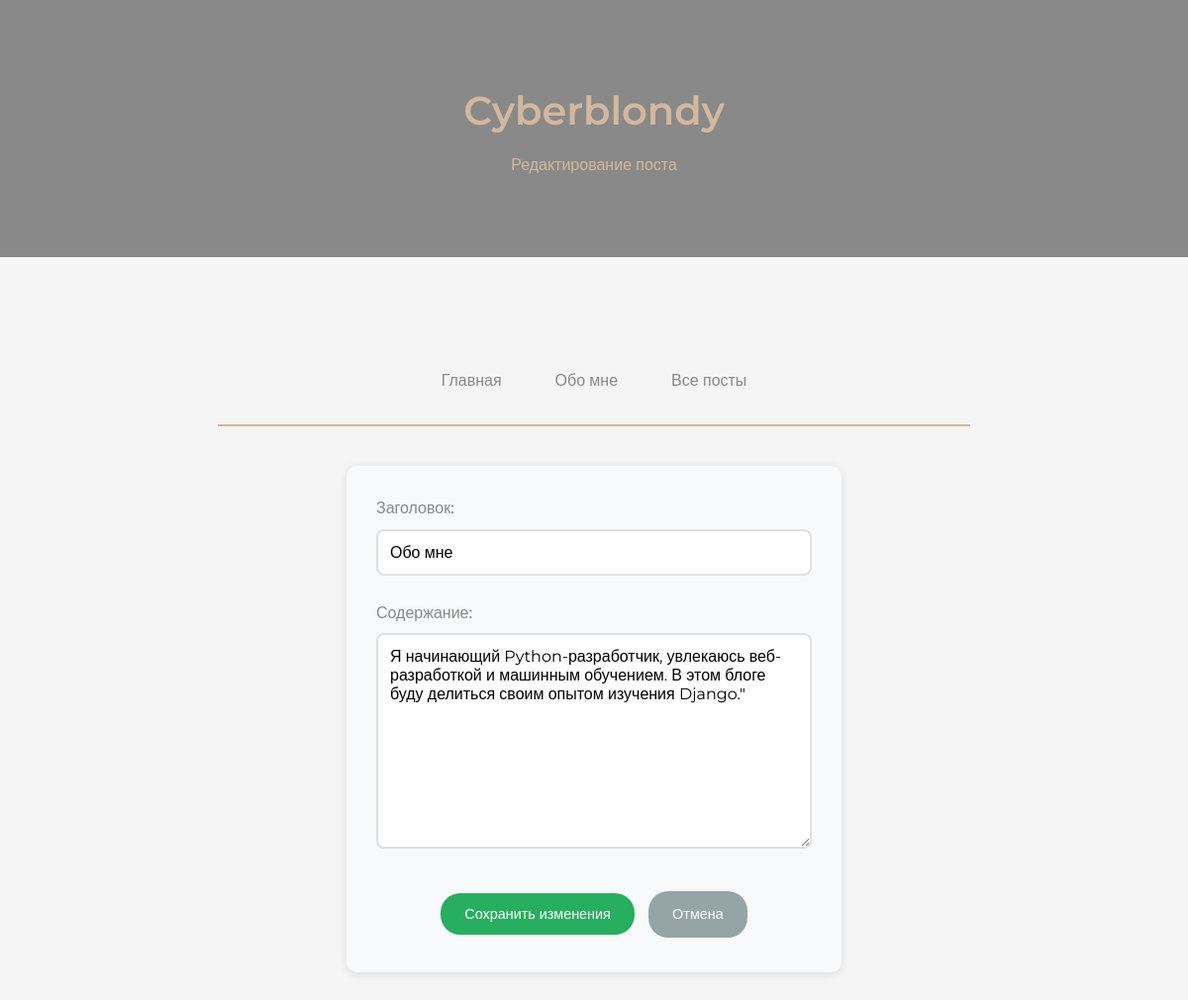
The app's page /posts/5/edit/ (signed in) with its own data.
### blog/models.py (models this page shows, shortened)
class Post(models.Model):
    title = models.CharField(max_length=100, verbose_name='Заголовок')
    content = models.TextField(verbose_name='Содержание')
    created_at = models.DateTimeField(default=timezone.now, verbose_name='Дата создания')
    author = models.ForeignKey(User, on_delete=models.CASCADE, verbose_name='Автор')
    class Meta:
        verbose_name = 'Пост'
        verbose_name_plural = 'Посты'
        ordering = ['-created_at']

### blog/views.py (the view)
# urls.py: path('posts/<int:pk>/edit/', PostUpdateView.as_view(), name='post_edit'),
class PostUpdateView(LoginRequiredMixin, UserPassesTestMixin, UpdateView):
    model = Post
    form_class = PostForm
    template_name = 'blog/post_form.html'
    success_url = reverse_lazy('post_list')
    def test_func(self):
        post = self.get_object()
        return self.request.user == post.author

### blog/forms.py
class PostForm(forms.ModelForm):
    class Meta:
        model = Post
        fields = ['title', 'content']
        widgets = {
            'title': forms.TextInput(attrs={
                'class': 'form-control',
                'placeholder': 'Введите заголовок поста'
            }),
            'content': forms.Textarea(attrs={
                'class': 'form-control',
                'placeholder': 'Введите содержание поста',
                'rows': 10
            })
        }
        labels = {
            'title': 'Заголовок',
            'content': 'Содержание'
        }

### blog/templates/blog/post_form.html (shortened to what this page needs)
{% load static %}
<!DOCTYPE html>
<html lang="ru">
<head>
    <link rel="stylesheet" href="{% static 'css/style.css' %}">
</head>
<body>
    <div class="header">
        <div class="container">
            <h1>Cyberblondy</h1>
            <p>{% if form.instance.pk %}Редактирование поста{% else %}Создание нового поста{% endif %}</p>
        </div>
    </div>
    <div class="container">
        <nav class="main-nav">
            <a href="{% url 'home' %}" class="nav-link">Главная</a>
            <a href="{% url 'about' %}" class="nav-link">Обо мне</a>
            <a href="{% url 'post_list' %}" class="nav-link">Все посты</a>
        </nav>
        <div class="form-container">
            <form method="post" class="post-form">
                <div class="form-group">
                    <label for="{{ form.title.id_for_label }}">Заголовок:</label>
                    {{ form.title }}
                </div>
                <div class="form-group">
                    <label for="{{ form.content.id_for_label }}">Содержание:</label>
                    {{ form.content }}
                </div>
                <div class="form-actions">
                    <button type="submit" class="btn btn-submit">
                        {% if form.instance.pk %}Сохранить изменения{% else %}Создать пост{% endif %}
                    </button>
                    <a href="{% url 'post_list' %}" class="btn btn-cancel">Отмена</a>
                </div>
            </form>
        </div>
    </div>
</body>
</html>

### static/css/style.css (style rules this page uses)
* { margin: 0; padding: 0; box-sizing: border-box; }
body { font-family: 'Montserrat', sans-serif; background-color: #f5f5f5; color: #333; line-height: 1.6; }
.container { max-width: 800px; margin: 0 auto; padding: 40px 20px; }
.header { background-color: #898989; color: #d4b79d; padding: 40px 0; text-align: center; margin-bottom: 40px; }
.header h1 { font-size: 2.5rem; font-weight: 600; margin-bottom: 10px; }
.main-nav { text-align: center; margin-bottom: 40px; padding: 20px 0; border-bottom: 2px solid #d4b79d; display: flex; justify-content: center; align-items: center; flex-wrap: wrap; gap: 10px; }
.nav-link { display: inline-block; padding: 10px 20px; color: #898989; text-decoration: none; font-weight: 500; border: 2px solid transparent; border-radius: 25px; transition: all 0.3s ease; white-space: nowrap; }
.btn { display: inline-block; padding: 8px 16px; margin: 5px; border: none; border-radius: 20px; text-decoration: none; font-family: 'Montserrat', sans-serif; font-size: 0.9rem; font-weight: 500; cursor: pointer; transition: all 0.3s ease; }
.btn-submit { background-color: #27ae60; color: white; padding: 12px 24px; }
.btn-cancel { background-color: #95a5a6; color: white; padding: 12px 24px; }
.form-container { background-color: #f8f9fa; padding: 30px; border-radius: 10px; box-shadow: 0 2px 10px rgba(0,0,0,0.1); }
.post-form { max-width: 600px; margin: 0 auto; }
.form-group { margin-bottom: 25px; }
.form-group label { display: block; margin-bottom: 8px; color: #898989; font-weight: 500; }
.form-group input, .form-group textarea { width: 100%; padding: 12px; border: 2px solid #e0e0e0; border-radius: 8px; font-family: 'Montserrat', sans-serif; font-size: 1rem; transition: border-color 0.3s ease; }
.form-group textarea { min-height: 200px; resize: vertical; }
.form-actions { text-align: center; margin-top: 30px; }
.form-container label { display: block; margin-bottom: 8px; color: #898989; font-weight: 500; }
.form-container input[type="text"], .form-container input[type="password"], .form-container input[type="email"] { width: 100%; padding: 12px; border: 2px solid #e0e0e0; border-radius: 8px; font-family: 'Montserrat', sans-serif; font-size: 1rem; transition: border-color 0.3s ease; }
.form-container { max-width: 500px; margin: 0 auto; }
input:valid { border-color: #27ae60; }

### records on screen
Post: title "Обо мне", content "Я начинающий Python-разработчик, увлекаюсь веб-разработкой и машинным обучением. В этом блоге буду делиться своим опытом изучения Django.\""
